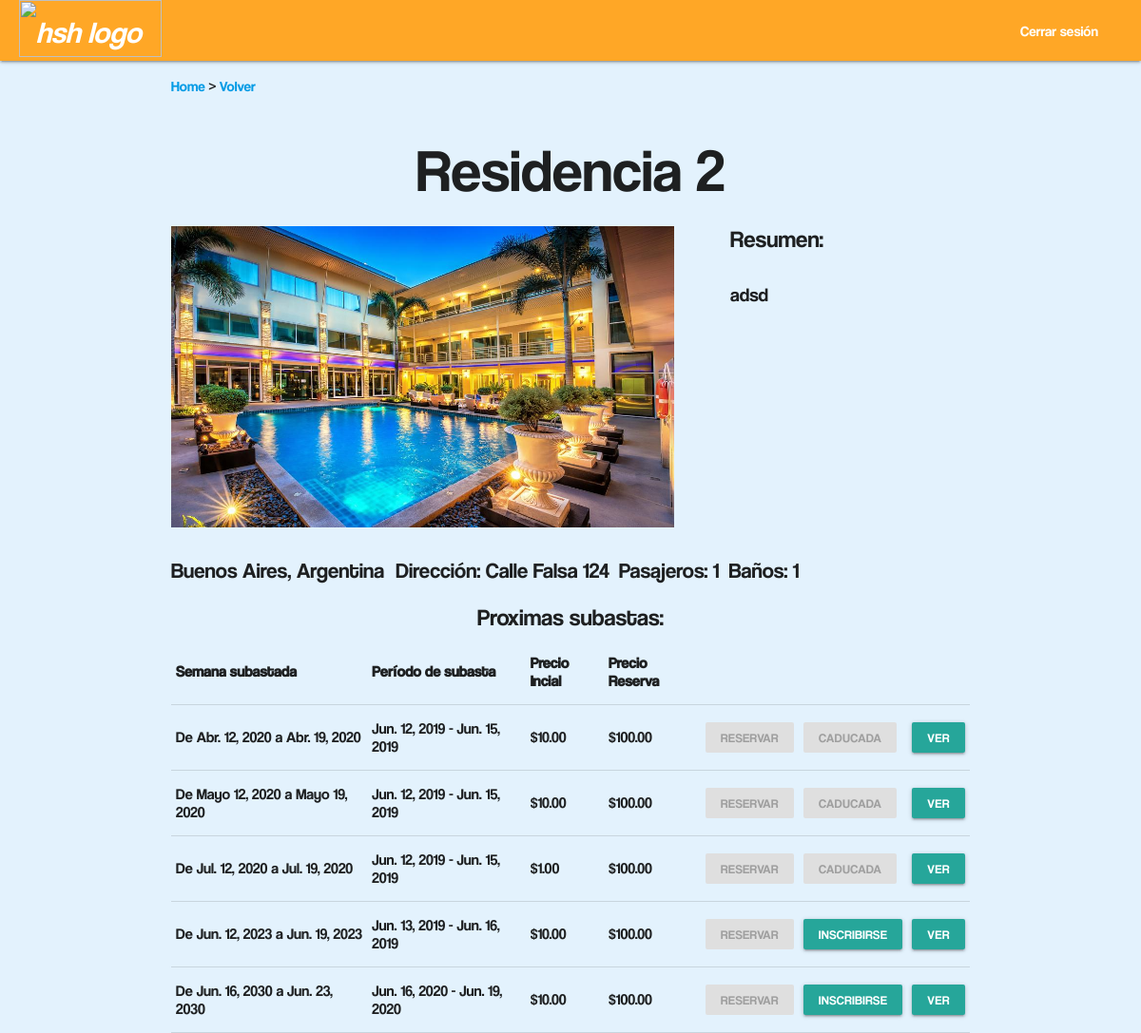
/ver_residencia/1/, run on an earlier commit of the app's database.
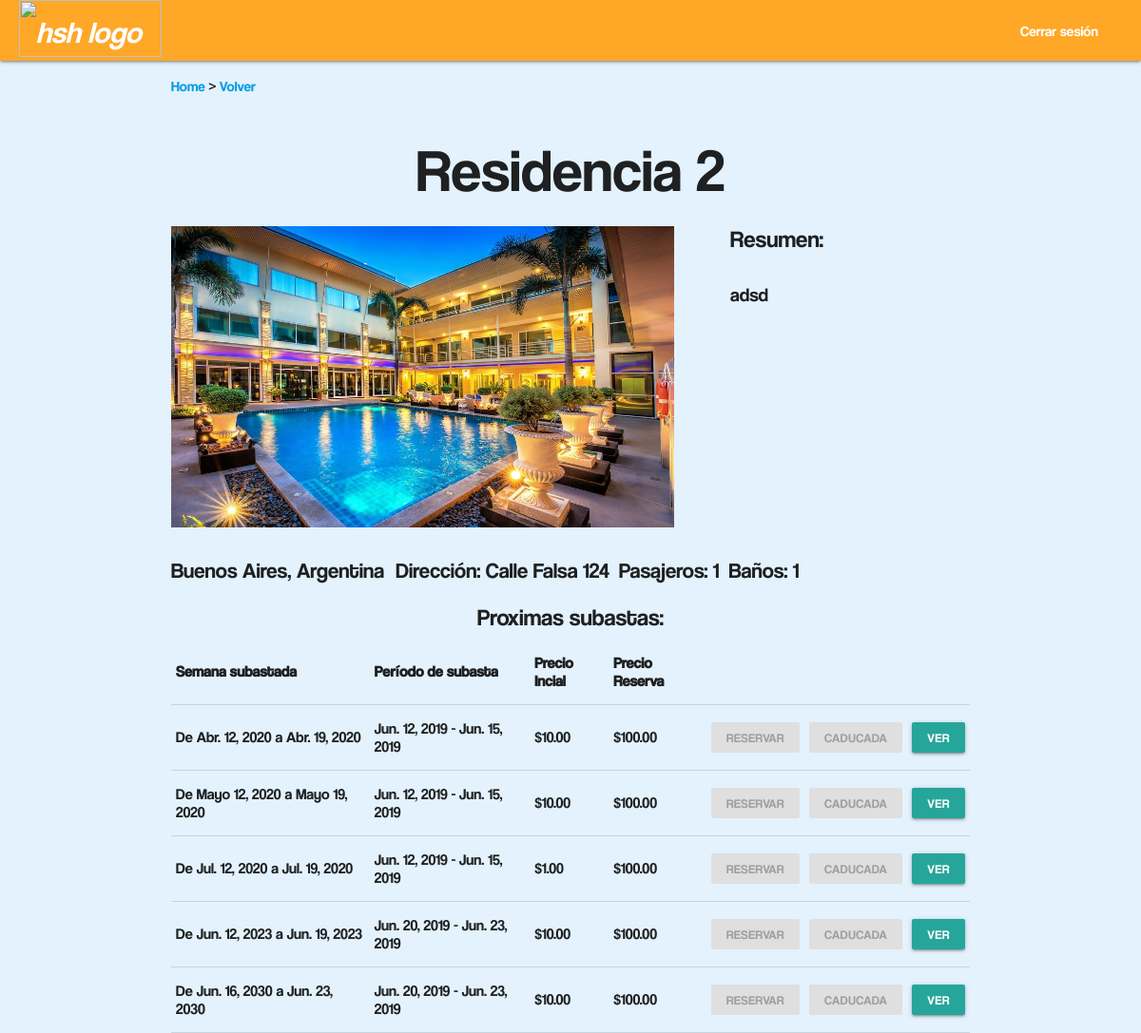
And on a later commit of the database.
### main/models.py (models this page shows, shortened)
class Residencia(models.Model):
	nombre = models.CharField(max_length=50)
	dirección = models.CharField(max_length=200)
	ciudad = models.CharField(max_length=100)
	pais = models.CharField(max_length=30)
	descripcion = models.TextField()
	habitaciones = models.IntegerField(default=0)
	personas = models.IntegerField(default=0)
	baños = models.IntegerField(default=0)
	class Meta:
		ordering = ['nombre']
	def primerFoto(self):
		if self.imagenes.exists():
			return self.imagenes.first().imagen.name[12:]
		else:
			return "fotos/68184730.jpg"

class Semana(models.Model):
	dia_inicial = models.DateField()
	precio_reserva = models.DecimalField(max_digits=11,decimal_places=2)
	def dia_final(self):
		return self.dia_inicial + timedelta(days=7)
	class Meta:
		abstract = True
		ordering = ['dia_inicial', 'residencia']

class Subasta(Semana):
	precio_inicial = models.DecimalField(max_digits=11,decimal_places=2)
	inicio_de_subasta = models.DateField()
	residencia = models.ForeignKey('Residencia',on_delete=models.CASCADE,related_name='subastas')
	usuarios_inscriptos = models.ManyToManyField('User',related_name='inscripciones')
	iniciada = models.BooleanField(default=False)
	def fin_de_subasta(self):
		return (self.inicio_de_subasta + timedelta(days=3))
	def esta_inscripto(self,usuario):
		return self.usuarios_inscriptos.filter(id=usuario.id).exists()

### main/views.py (the view)
# urls.py: path("ver_residencia/<id_residencia>/", views.residencia, name="residencia"),
def residencia(request, id_residencia):
    import datetime
    res = Residencia.objects.get(id=id_residencia)
    subastas = Subasta.objects.filter(residencia=id_residencia)
    user = request.user
    inscripto = {}
    for s in subastas:
        inscripto[s] = s.esta_inscripto(user)
    return render(request=request,
                  template_name="main/residencias/ver_residencia.html",
                  context={"residencia": res,
                           "inscripto": inscripto,
                           "usuario": user})

### main/templates/main/residencias/ver_residencia.html (shortened to what this page needs)
{% extends "main/headers/header_logged_in.html" %}
{% load static %}
{% load staticfiles %}
{% block content %}
<body>
  <p>
    <a href="/">Home</a>
      >
      <a href="/buscar_residencias">Volver</a>
    </p>
  <h1 class="centrar">{{residencia.nombre}}</h1>
  <section>
    <div class="columna-grande">
      <img class="imagen-residencia"
      src="{% static residencia.primerFoto %}" alt="Imagen Residencia: {{ residencia.primerFoto }}">
    </div>
    <h5>Resumen:</h5>
    <div class="columna-chica">
      <div class="compacto scrollable">
        <p style="font-size: 20">{{residencia.descripcion}}</p>
      </div>
    </div>
  </section>
  <section>
    <div class="columna-grande" style="width: 100%; font-size: 150%">
      <div style="float: left; margin: 8px 12px 3px 0px">{{residencia.ciudad}}, {{residencia.pais}} </div>
      <div style="float: left; margin: 8px 10px 3px 0px">Dirección: {{residencia.dirección}} </div>
      <div style="float: left; margin: 8px 10px 3px 0px">Pasajeros: {{residencia.personas}} </div>
      <div style="float: left; margin: 8px 10px 3px 0px">Baños: {{residencia.baños}}</div>
    </div>
  </section>
  {% if inscripto %}
    <div style="float: left; width: 100%">
      <h5 class="centrar">Proximas subastas:</h5>
    </div>
  <table style="width:100%">
    <tr>
      <th>Semana subastada</th>
      <th>Período de subasta</th>
      <th>Precio Incial</th>
      <th>Precio Reserva</th>
      <th></th>
      <th></th>
      <th></th>
    </tr>
    {% for s, i in inscripto.items %}
    <tr>
      <td>De {{s.dia_inicial}} a {{s.dia_final}}</td>
      <td>{{s.inicio_de_subasta}} - {{s.fin_de_subasta}}</td>
      <td>${{s.precio_inicial}}</td>
      <td>${{s.precio_reserva}}</td>
      {% if not s.iniciada %}
        {% if user.premium %}
          {% if user.tiene_creditos %}
          <td>
            <button data-target="{{s.id}}" class="waves-effect waves-light btn-small modal-trigger">Reservar</button>
            <div id="{{s.id}}" class="modal">
              <div class="modal-content">
                <h4>¿Seguro que quiere reservar la semana en {{s.residencia}}?</h4>
                <p>Semana de reserva: {{s.dia_inicial}} - {{s.dia_final}}</p>
                <p>Precio de reserva: ${{s.precio_reserva}}</p>
                <p>Créditos disponibles: {{user.creditos}}</p>
              </div>
              <div class="modal-footer">
                <a class="modal-close waves-effect waves-light btn-small">Cancelar</a>
                <a href="/reserva/{{s.id}}" class="modal-close waves-effect waves-light btn-small">
                  Sí, reservar</a>
              </div>
            </div>
          </td>
          {% else %}
          <td><a href="#" class="waves-effect waves-light disabled btn-small">Reservar<a></td>
          {% endif %}
        {% else %}
          <td><a href="#" class="waves-effect waves-light disabled btn-small">Reservar<a></td>
        {% endif %}
        {% if i %}
          <td><a href="" class="waves-effect waves-light btn-small disabled">Inscripto<a></td>
        {% else %}
          <td><a href="/inscribirse/{{residencia.id}}/{{s.id}}" class="waves-effect waves-light btn-small">Inscribirse<a></td>
        {% endif %}
      {% else %}
        <td><a href="#" class="waves-effect waves-light disabled btn-small">Reservar<a></td>
        {% if i %}
          <td><a href="" class="waves-effect waves-light btn-small disabled">Inscripto<a></td>
        {% else %}
          <td><a href="#" class="waves-effect waves-light disabled btn-small">Caducada<a></td>
        {% endif %}
      {% endif %}
        <td><a href="/subasta/{{s.id}}" class="waves-effect waves-light btn-small">Ver<a></td>
      </tr>
      {% endfor %}
    {% else %}
      <div style="float: left; width: 100%">
        <h5 class="centrar">No hay subastas disponibles</h5>
      </div>
    {% endif %}
</body>
{% endblock %}

### main/templates/main/headers/header_logged_in.html (shortened to what this page needs)
{% extends "main/builder.html" %}
{% load staticfiles %}
{% block builder %}
  <header>
    <div class="navbar-fixed">
      <nav>
        <div class="nav-wrapper #ffa726 orange lighten-1">
          <a href="/" class="brand-logo">
          <img class="logo" src="{% static 'logos/HSH-Complete.svg' %}" alt="hsh logo">
          </a>
          <ul id="nav-mobile" class="right hide-on-med-and-down">
            <li><a href="/logout">Cerrar sesión</a></li>
          </ul>
        </div>
      </nav>
    </div>
    <div class="container">
      {% block content %}
      {% endblock %}
    </div>
  </header>
{% endblock %}

### main/templates/main/builder.html (shortened to what this page needs)
<head>
  {% load static %}
  <link href="{% static '/css/main.css' %}" rel="stylesheet">
  <link href="{% static '/css/materialize.css' %}" rel="stylesheet">
</head>
{% block builder %}
{% endblock %}

### staticfiles/css/main.css (style rules this page uses)
.centrar { display: flex; justify-content: center; }
body { background: #e3f2fd; font-family: coolvetica; }
.logo { background-size: 300px; background-repeat: no-repeat; width: 150px; height: 60px; margin-left: 20; position: relative; }
.columna-grande { float: left; width: 70%; }
.columna-chica { float: left; width: 30%; }
.imagen-residencia { width: 90%; }
.compacto { height: 300px; }
.scrollable { overflow: auto; }

What changed in the data, as far as the page shows it:
changed Subasta "Jun. 12, 2023": inicio_de_subasta "Jun. 13, 2019" → "Jun. 20, 2019"; fin_de_subasta "Jun. 16, 2019" → "Jun. 23, 2019"; iniciada "INSCRIBIRSE" → "CADUCADA"
changed Subasta "Jun. 16, 2030": inicio_de_subasta "Jun. 16, 2020" → "Jun. 20, 2019"; fin_de_subasta "Jun. 19, 2020" → "Jun. 23, 2019"; iniciada "INSCRIBIRSE" → "CADUCADA"
